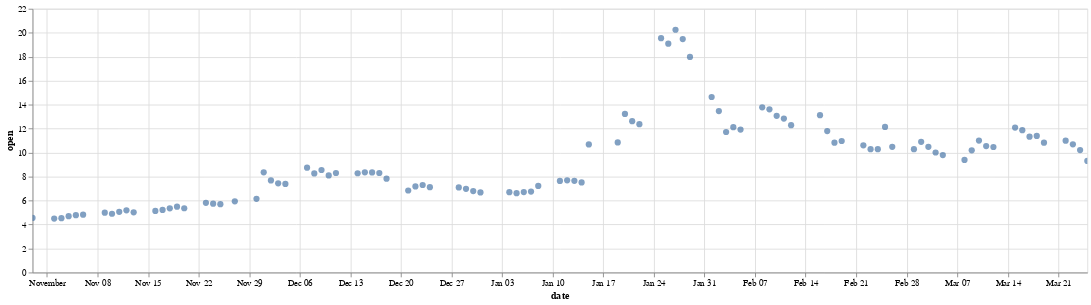

Write notebook code for a chart like this one.
### Code cell
#this works now with all cols as 'objects'. no need to convert 'date' col to datetime in pandas
chart = alt.Chart(df1).mark_circle(size=50).encode(
    x='date:T',
    y='open:Q',    
    tooltip=['open','close','high','low']
).properties(width=1200).interactive()
chart

### Figure 1 — Vega-Lite specification as saved in the notebook (floating-point values rounded to 4 significant figures)
{"config": {"view": {"continuousWidth": 400, "continuousHeight": 300}}, "data": {"name": "data-0fcf37b9971fcbe440a8ccb4cb720b1f"}, "mark": {"type": "circle", "size": 50}, "encoding": {"tooltip": [{"type": "nominal", "field": "open"}, {"type": "nominal", "field": "close"}, {"type": "nominal", "field": "high"}, {"type": "nominal", "field": "low"}], "x": {"type": "temporal", "field": "date"}, "y": {"type": "quantitative", "field": "open"}}, "selection": {"selector001": {"type": "interval", "bind": "scales", "encodings": ["x", "y"]}}, "width": 1200, "$schema": "https://vega.github.io/schema/vega-lite/v4.8.1.json", "datasets": {"data-0fcf37b9971fcbe440a8ccb4cb720b1f": [{"open": "9.31", "high": "9.97", "low": "9.2536", "close": "9.88", "adjusted": "9.88", "volume": "14363928", "dividend": "0.0000", "split": "1.0", "date": "2021-03-25"}, {"open": "10.21", "high": "10.22", "low": "9.545", "close": "9.58", "adjusted": "9.58", "volume": "12636058", "dividend": "0.0000", "split": "1.0", "date": "2021-03-24"}, {"open": "10.69", "high": "10.69", "low": "10.02", "close": "10.07", "adjusted": "10.07", "volume": "12245514", "dividend": "0.0000", "split": "1.0", "date": "2021-03-23"}, {"open": "11.0", "high": "11.34", "low": "10.66", "close": "10.71", "adjusted": "10.71", "volume": "7903615", "dividend": "0.0000", "split": "1.0", "date": "2021-03-22"}, {"open": "10.83", "high": "11.17", "low": "10.69", "close": "10.95", "adjusted": "10.95", "volume": "10519101", "dividend": "0.0000", "split": "1.0", "date": "2021-03-19"}, {"open": "11.39", "high": "11.47", "low": "10.66", "close": "10.76", "adjusted": "10.76", "volume": "11438040", "dividend": "0.0000", "split": "1.0", "date": "2021-03-18"}, {"open": "11.33", "high": "11.66", "low": "11.15", "close": "11.6", "adjusted": "11.6", "volume": "9710506", "dividend": "0.0000", "split": "1.0", "date": "2021-03-17"}, {"open": "11.87", "high": "12.2", "low": "11.2683", "close": "11.46", "adjusted": "11.46", "volume": "19812371", "dividend": "0.0000", "split": "1.0", "date": "2021-03-16"}, {"open": "12.09", "high": "12.515", "low": "11.55", "close": "11.68", "adjusted": "11.68", "volume": "25404928", "dividend": "0.0000", "split": "1.0", "date": "2021-03-15"}, {"open": "10.47", "high": "11.93", "low": "10.36", "close": "11.85", "adjusted": "11.85", "volume": "25863154", "dividend": "0.0000", "split": "1.0", "date": "2021-03-12"}, {"open": "10.55", "high": "10.795", "low": "10.3311", "close": "10.7", "adjusted": "10.7", "volume": "12306189", "dividend": "0.0000", "split": "1.0", "date": "2021-03-11"}, {"open": "11.01", "high": "11.01", "low": "10.15", "close": "10.34", "adjusted": "10.34", "volume": "23939106", "dividend": "0.0000", "split": "1.0", "date": "2021-03-10"}, {"open": "10.19", "high": "10.68", "low": "10.03", "close": "10.45", "adjusted": "10.45", "volume": "21437815", "dividend": "0.0000", "split": "1.0", "date": "2021-03-09"}, {"open": "9.39", "high": "10.02", "low": "9.1899", "close": "9.75", "adjusted": "9.75", "volume": "16479483", "dividend": "0.0000", "split": "1.0", "date": "2021-03-08"}, {"open": "9.8", "high": "9.85", "low": "8.82", "close": "9.45", "adjusted": "9.45", "volume": "23723398", "dividend": "0.0000", "split": "1.0", "date": "2021-03-05"}, {"open": "10.01", "high": "10.37", "low": "9.59", "close": "9.84", "adjusted": "9.84", "volume": "26124110", "dividend": "0.0000", "split": "1.0", "date": "2021-03-04"}, {"open": "10.48", "high": "10.7186", "low": "10.05", "close": "10.15", "adjusted": "10.15", "volume": "14866310", "dividend": "0.0000", "split": "1.0", "date": "2021-03-03"}, {"open": "10.9", "high": "10.94", "low": "10.42", "close": "10.5", "adjusted": "10.5", "volume": "12395312", "dividend": "0.0000", "split": "1.0", "date": "2021-03-02"}, {"open": "10.29", "high": "11.25", "low": "10.29", "close": "10.91", "adjusted": "10.91", "volume": "24897319", "dividend": "0.0000", "split": "1.0", "date": "2021-03-01"}, {"open": "10.48", "high": "10.82", "low": "10.01", "close": "10.05", "adjusted": "10.05", "volume": "22402839", "dividend": "0.0000", "split": "1.0", "date": "2021-02-26"}, {"open": "12.14", "high": "12.15", "low": "10.35", "close": "10.58", "adjusted": "10.58", "volume": "45694705", "dividend": "0.0000", "split": "1.0", "date": "2021-02-25"}, {"open": "10.29", "high": "11.72", "low": "10.1815", "close": "11.32", "adjusted": "11.32", "volume": "40660657", "dividend": "0.0000", "split": "1.0", "date": "2021-02-24"}, {"open": "10.29", "high": "10.46", "low": "9.63", "close": "10.4", "adjusted": "10.4", "volume": "27150560", "dividend": "0.0000", "split": "1.0", "date": "2021-02-23"}, {"open": "10.61", "high": "11.56", "low": "10.57", "close": "10.68", "adjusted": "10.68", "volume": "21106707", "dividend": "0.0000", "split": "1.0", "date": "2021-02-22"}, {"open": "10.97", "high": "11.19", "low": "10.62", "close": "10.9", "adjusted": "10.9", "volume": "20132688", "dividend": "0.0000", "split": "1.0", "date": "2021-02-19"}, {"open": "10.83", "high": "11.28", "low": "10.75", "close": "10.94", "adjusted": "10.94", "volume": "19052588", "dividend": "0.0000", "split": "1.0", "date": "2021-02-18"}, {"open": "11.8", "high": "11.82", "low": "11.01", "close": "11.32", "adjusted": "11.32", "volume": "25934629", "dividend": "0.0000", "split": "1.0", "date": "2021-02-17"}, {"open": "13.12", "high": "13.16", "low": "12.05", "close": "12.21", "adjusted": "12.21", "volume": "25480242", "dividend": "0.0000", "split": "1.0", "date": "2021-02-16"}, {"open": "12.29", "high": "13.285", "low": "12.12", "close": "13.04", "adjusted": "13.04", "volume": "18222508", "dividend": "0.0000", "split": "1.0", "date": "2021-02-12"}, {"open": "12.84", "high": "13.09", "low": "12.132", "close": "12.46", "adjusted": "12.46", "volume": "22895475", "dividend": "0.0000", "split": "1.0", "date": "2021-02-11"}, {"open": "13.07", "high": "13.49", "low": "12.75", "close": "13.1", "adjusted": "13.1", "volume": "27025872", "dividend": "0.0000", "split": "1.0", "date": "2021-02-10"}, {"open": "13.61", "high": "13.6501", "low": "13.01", "close": "13.43", "adjusted": "13.43", "volume": "23027739", "dividend": "0.0000", "split": "1.0", "date": "2021-02-09"}, {"open": "13.78", "high": "14.35", "low": "13.3", "close": "13.76", "adjusted": "13.76", "volume": "37068880", "dividend": "0.0000", "split": "1.0", "date": "2021-02-08"}, {"open": "11.92", "high": "13.67", "low": "11.88", "close": "13.23", "adjusted": "13.23", "volume": "44183093", "dividend": "0.0000", "split": "1.0", "date": "2021-02-05"}, {"open": "12.12", "high": "12.425", "low": "11.53", "close": "12.15", "adjusted": "12.15", "volume": "33668021", "dividend": "0.0000", "split": "1.0", "date": "2021-02-04"}, {"open": "11.72", "high": "12.47", "low": "11.08", "close": "12.0", "adjusted": "12.0", "volume": "50001313", "dividend": "0.0000", "split": "1.0", "date": "2021-02-03"}, {"open": "13.47", "high": "13.75", "low": "11.08", "close": "11.55", "adjusted": "11.55", "volume": "79800404", "dividend": "0.0000", "split": "1.0", "date": "2021-02-02"}, {"open": "14.64", "high": "15.54", "low": "12.73", "close": "14.63", "adjusted": "14.63", "volume": "78506041", "dividend": "0.0000", "split": "1.0", "date": "2021-02-01"}, {"open": "17.98", "high": "18.12", "low": "13.69", "close": "14.1", "adjusted": "14.1", "volume": "94049151", "dividend": "0.0000", "split": "1.0", "date": "2021-01-29"}, {"open": "19.47", "high": "22.5", "low": "13.4", "close": "14.65", "adjusted": "14.65", "volume": "194906594", "dividend": "0.0000", "split": "1.0", "date": "2021-01-28"}, {"open": "20.25", "high": "28.77", "low": "19.81", "close": "25.1", "adjusted": "25.1", "volume": "372222608", "dividend": "0.0000", "split": "1.0", "date": "2021-01-27"}, {"open": "19.09", "high": "19.51", "low": "17.19", "close": "18.92", "adjusted": "18.92", "volume": "242740763", "dividend": "0.0000", "split": "1.0", "date": "2021-01-26"}, {"open": "19.55", "high": "20.83", "low": "15.74", "close": "18.03", "adjusted": "18.03", "volume": "363829082", "dividend": "0.0000", "split": "1.0", "date": "2021-01-25"}, {"open": "12.37", "high": "14.28", "low": "12.17", "close": "14.04", "adjusted": "14.04", "volume": "120473629", "dividend": "0.0000", "split": "1.0", "date": "2021-01-22"}, {"open": "12.62", "high": "12.945", "low": "12.01", "close": "12.85", "adjusted": "12.85", "volume": "63464952", "dividend": "0.0000", "split": "1.0", "date": "2021-01-21"}, {"open": "13.23", "high": "13.64", "low": "12.38", "close": "12.79", "adjusted": "12.79", "volume": "130140695", "dividend": "0.0000", "split": "1.0", "date": "2021-01-20"}, {"open": "10.85", "high": "12.39", "low": "10.58", "close": "12.35", "adjusted": "12.35", "volume": "112483169", "dividend": "0.0000", "split": "1.0", "date": "2021-01-19"}, {"open": "10.68", "high": "11.56", "low": "9.4", "close": "9.84", "adjusted": "9.84", "volume": "153854663", "dividend": "0.0000", "split": "1.0", "date": "2021-01-15"}, {"open": "7.51", "high": "9.33", "low": "7.47", "close": "9.11", "adjusted": "9.11", "volume": "65231338", "dividend": "0.0000", "split": "1.0", "date": "2021-01-14"}, {"open": "7.65", "high": "7.66", "low": "7.4", "close": "7.44", "adjusted": "7.44", "volume": "8345519", "dividend": "0.0000", "split": "1.0", "date": "2021-01-13"}, {"open": "7.69", "high": "7.71", "low": "7.48", "close": "7.63", "adjusted": "7.63", "volume": "9220473", "dividend": "0.0000", "split": "1.0", "date": "2021-01-12"}, {"open": "7.64", "high": "7.79", "low": "7.32", "close": "7.65", "adjusted": "7.65", "volume": "15749559", "dividend": "0.0000", "split": "1.0", "date": "2021-01-11"}, {"open": "7.22", "high": "7.6396", "low": "7.1", "close": "7.56", "adjusted": "7.56", "volume": "23039275", "dividend": "0.0000", "split": "1.0", "date": "2021-01-08"}, {"open": "6.75", "high": "7.115", "low": "6.72", "close": "7.06", "adjusted": "7.06", "volume": "13062758", "dividend": "0.0000", "split": "1.0", "date": "2021-01-07"}, {"open": "6.71", "high": "6.91", "low": "6.63", "close": "6.71", "adjusted": "6.71", "volume": "11022286", "dividend": "0.0000", "split": "1.0", "date": "2021-01-06"}, {"open": "6.62", "high": "6.8", "low": "6.555", "close": "6.77", "adjusted": "6.77", "volume": "9108900", "dividend": "0.0000", "split": "1.0", "date": "2021-01-05"}, {"open": "6.7", "high": "6.8199", "low": "6.515", "close": "6.58", "adjusted": "6.58", "volume": "11139231", "dividend": "0.0000", "split": "1.0", "date": "2021-01-04"}, {"open": "6.68", "high": "6.8", "low": "6.63", "close": "6.63", "adjusted": "6.63", "volume": "7530565", "dividend": "0.0000", "split": "1.0", "date": "2020-12-31"}, {"open": "6.79", "high": "6.81", "low": "6.6", "close": "6.67", "adjusted": "6.67", "volume": "9434913", "dividend": "0.0000", "split": "1.0", "date": "2020-12-30"}, {"open": "6.98", "high": "7.0", "low": "6.675", "close": "6.77", "adjusted": "6.77", "volume": "11284185", "dividend": "0.0000", "split": "1.0", "date": "2020-12-29"}, {"open": "7.1", "high": "7.13", "low": "6.85", "close": "6.88", "adjusted": "6.88", "volume": "9775411", "dividend": "0.0000", "split": "1.0", "date": "2020-12-28"}, {"open": "7.12", "high": "7.24", "low": "7.05", "close": "7.06", "adjusted": "7.06", "volume": "6088342", "dividend": "0.0000", "split": "1.0", "date": "2020-12-24"}, {"open": "7.3", "high": "7.33", "low": "7.08", "close": "7.09", "adjusted": "7.09", "volume": "9115529", "dividend": "0.0000", "split": "1.0", "date": "2020-12-23"}, {"open": "7.18", "high": "7.44", "low": "7.05", "close": "7.19", "adjusted": "7.19", "volume": "16822909", "dividend": "0.0000", "split": "1.0", "date": "2020-12-22"}, {"open": "6.84", "high": "7.2", "low": "6.73", "close": "7.11", "adjusted": "7.11", "volume": "17988339", "dividend": "0.0000", "split": "1.0", "date": "2020-12-21"}, {"open": "7.83", "high": "7.83", "low": "6.88", "close": "6.95", "adjusted": "6.95", "volume": "49470140", "dividend": "0.0000", "split": "1.0", "date": "2020-12-18"}, {"open": "8.3", "high": "8.335", "low": "8.03", "close": "8.26", "adjusted": "8.26", "volume": "17717855", "dividend": "0.0000", "split": "1.0", "date": "2020-12-17"}, {"open": "8.35", "high": "8.35", "low": "8.17", "close": "8.24", "adjusted": "8.24", "volume": "8043156", "dividend": "0.0000", "split": "1.0", "date": "2020-12-16"}, {"open": "8.36", "high": "8.39", "low": "8.085", "close": "8.3", "adjusted": "8.3", "volume": "9819740", "dividend": "0.0000", "split": "1.0", "date": "2020-12-15"}, {"open": "8.28", "high": "8.57", "low": "8.165", "close": "8.25", "adjusted": "8.25", "volume": "14675514", "dividend": "0.0000", "split": "1.0", "date": "2020-12-14"}, {"open": "8.3", "high": "8.33", "low": "7.96", "close": "8.16", "adjusted": "8.16", "volume": "11643153", "dividend": "0.0000", "split": "1.0", "date": "2020-12-11"}, {"open": "8.1", "high": "8.4", "low": "8.08", "close": "8.37", "adjusted": "8.37", "volume": "10923177", "dividend": "0.0000", "split": "1.0", "date": "2020-12-10"}, {"open": "8.55", "high": "8.65", "low": "8.06", "close": "8.31", "adjusted": "8.31", "volume": "19628026", "dividend": "0.0000", "split": "1.0", "date": "2020-12-09"}, {"open": "8.26", "high": "8.72", "low": "8.24", "close": "8.52", "adjusted": "8.52", "volume": "26885135", "dividend": "0.0000", "split": "1.0", "date": "2020-12-08"}, {"open": "8.74", "high": "9.0", "low": "8.12", "close": "8.25", "adjusted": "8.25", "volume": "44629082", "dividend": "0.0000", "split": "1.0", "date": "2020-12-07"}, {"open": "7.39", "high": "8.55", "low": "7.39", "close": "8.52", "adjusted": "8.52", "volume": "69814488", "dividend": "0.0000", "split": "1.0", "date": "2020-12-04"}, {"open": "7.44", "high": "7.605", "low": "7.2", "close": "7.46", "adjusted": "7.46", "volume": "40307221", "dividend": "0.0000", "split": "1.0", "date": "2020-12-03"}, {"open": "7.68", "high": "8.41", "low": "7.09", "close": "7.45", "adjusted": "7.45", "volume": "150129782", "dividend": "0.0000", "split": "1.0", "date": "2020-12-02"}, {"open": "8.36", "high": "9.69", "low": "6.92", "close": "7.0", "adjusted": "7.0", "volume": "327726501", "dividend": "0.0000", "split": "1.0", "date": "2020-12-01"}, {"open": "6.15", "high": "6.16", "low": "5.82", "close": "5.87", "adjusted": "5.87", "volume": "6862861", "dividend": "0.0000", "split": "1.0", "date": "2020-11-30"}, {"open": "5.94", "high": "6.2", "low": "5.895", "close": "6.15", "adjusted": "6.15", "volume": "3742511", "dividend": "0.0000", "split": "1.0", "date": "2020-11-27"}, {"open": "5.7", "high": "5.94", "low": "5.675", "close": "5.91", "adjusted": "5.91", "volume": "4992235", "dividend": "0.0000", "split": "1.0", "date": "2020-11-25"}, {"open": "5.74", "high": "5.77", "low": "5.635", "close": "5.7", "adjusted": "5.7", "volume": "5027954", "dividend": "0.0000", "split": "1.0", "date": "2020-11-24"}, {"open": "5.81", "high": "5.835", "low": "5.59", "close": "5.66", "adjusted": "5.66", "volume": "4999182", "dividend": "0.0000", "split": "1.0", "date": "2020-11-23"}, {"open": "5.36", "high": "5.77", "low": "5.33", "close": "5.76", "adjusted": "5.76", "volume": "6587242", "dividend": "0.0000", "split": "1.0", "date": "2020-11-20"}, {"open": "5.49", "high": "5.49", "low": "5.285", "close": "5.36", "adjusted": "5.36", "volume": "4367186", "dividend": "0.0000", "split": "1.0", "date": "2020-11-19"}, {"open": "5.35", "high": "5.61", "low": "5.31", "close": "5.44", "adjusted": "5.44", "volume": "6118709", "dividend": "0.0000", "split": "1.0", "date": "2020-11-18"}, {"open": "5.22", "high": "5.3", "low": "5.15", "close": "5.29", "adjusted": "5.29", "volume": "3229332", "dividend": "0.0000", "split": "1.0", "date": "2020-11-17"}, {"open": "5.14", "high": "5.23", "low": "5.13", "close": "5.19", "adjusted": "5.19", "volume": "3276284", "dividend": "0.0000", "split": "1.0", "date": "2020-11-16"}, {"open": "5.02", "high": "5.15", "low": "5.01", "close": "5.11", "adjusted": "5.11", "volume": "5360961", "dividend": "0.0000", "split": "1.0", "date": "2020-11-13"}, {"open": "5.19", "high": "5.21", "low": "4.98", "close": "4.99", "adjusted": "4.99", "volume": "2988412", "dividend": "0.0000", "split": "1.0", "date": "2020-11-12"}, {"open": "5.06", "high": "5.23", "low": "5.0", "close": "5.19", "adjusted": "5.19", "volume": "5724602", "dividend": "0.0000", "split": "1.0", "date": "2020-11-11"}, {"open": "4.9", "high": "5.025", "low": "4.84", "close": "5.02", "adjusted": "5.02", "volume": "4143562", "dividend": "0.0000", "split": "1.0", "date": "2020-11-10"}, {"open": "4.99", "high": "5.0578", "low": "4.89", "close": "4.93", "adjusted": "4.93", "volume": "3986592", "dividend": "0.0000", "split": "1.0", "date": "2020-11-09"}, {"open": "4.82", "high": "4.8877", "low": "4.76", "close": "4.83", "adjusted": "4.83", "volume": "2853811", "dividend": "0.0000", "split": "1.0", "date": "2020-11-06"}, {"open": "4.78", "high": "4.92", "low": "4.74", "close": "4.86", "adjusted": "4.86", "volume": "2597311", "dividend": "0.0000", "split": "1.0", "date": "2020-11-05"}, {"open": "4.7", "high": "4.76", "low": "4.575", "close": "4.68", "adjusted": "4.68", "volume": "3113912", "dividend": "0.0000", "split": "1.0", "date": "2020-11-04"}, {"open": "4.53", "high": "4.69", "low": "4.52", "close": "4.67", "adjusted": "4.67", "volume": "2781730", "dividend": "0.0000", "split": "1.0", "date": "2020-11-03"}, {"open": "4.5", "high": "4.55", "low": "4.45", "close": "4.48", "adjusted": "4.48", "volume": "2864480", "dividend": "0.0000", "split": "1.0", "date": "2020-11-02"}, {"open": "4.55", "high": "4.6078", "low": "4.44", "close": "4.49", "adjusted": "4.49", "volume": "3573867", "dividend": "0.0000", "split": "1.0", "date": "2020-10-30"}]}}
